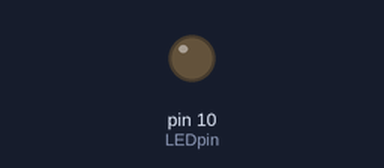
Recording of a sketch running on a simulated Arduino Uno, built with avr-gcc and run on an emulated ATmega328P. Parts: output pins drawn as LEDs (lit = HIGH).

Above: at 0.7 s.
At 2.7 s:
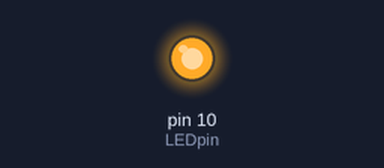
Timing chart, 0 to 3.1 s (numbered marks = the images above):
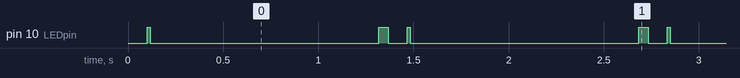

The sketch:

heart-beat-fake-2.ino
```cpp
/*  Heartbeat
 *   Paul Badger 2009
 *   Demonstates how to use an array with millis to achieve irregular rhythms
 *   This function still uses one delay but it never leaves the LEDpin / LED in
 *   the ON state.
 */


long heartBeatArray[] = {
  50, 100, 15, 1200
};
int hbeatIndex = 1;   // this initialization is important or it starts on the "wrong foot"
long prevMillis;

int LEDpin = 10;

void setup()
{
  Serial.begin(9600);
  pinMode(LEDpin, OUTPUT);
}

void loop()
{
  heartBeat(1.0);   // try changing the parameter
}

void heartBeat(float tempo) {
  if ((millis() - prevMillis) > (long)(heartBeatArray[hbeatIndex] * tempo)) {
    hbeatIndex++;
    if (hbeatIndex > 3) hbeatIndex = 0;

    if ((hbeatIndex % 2) == 0) {
      digitalWrite(LEDpin, HIGH);
      delay((int)heartBeatArray[hbeatIndex]) ;
      digitalWrite(LEDpin, LOW);
    }
    hbeatIndex++;
    // Serial.println(hbeatIndex);
    prevMillis = millis();

  }
}
```

Measured:
- by itself, pin 10 (LEDpin): repeats every 1.4 s: LOW 1.2 s, HIGH 0.05 s, LOW 0.10 s, HIGH 0.02 s
